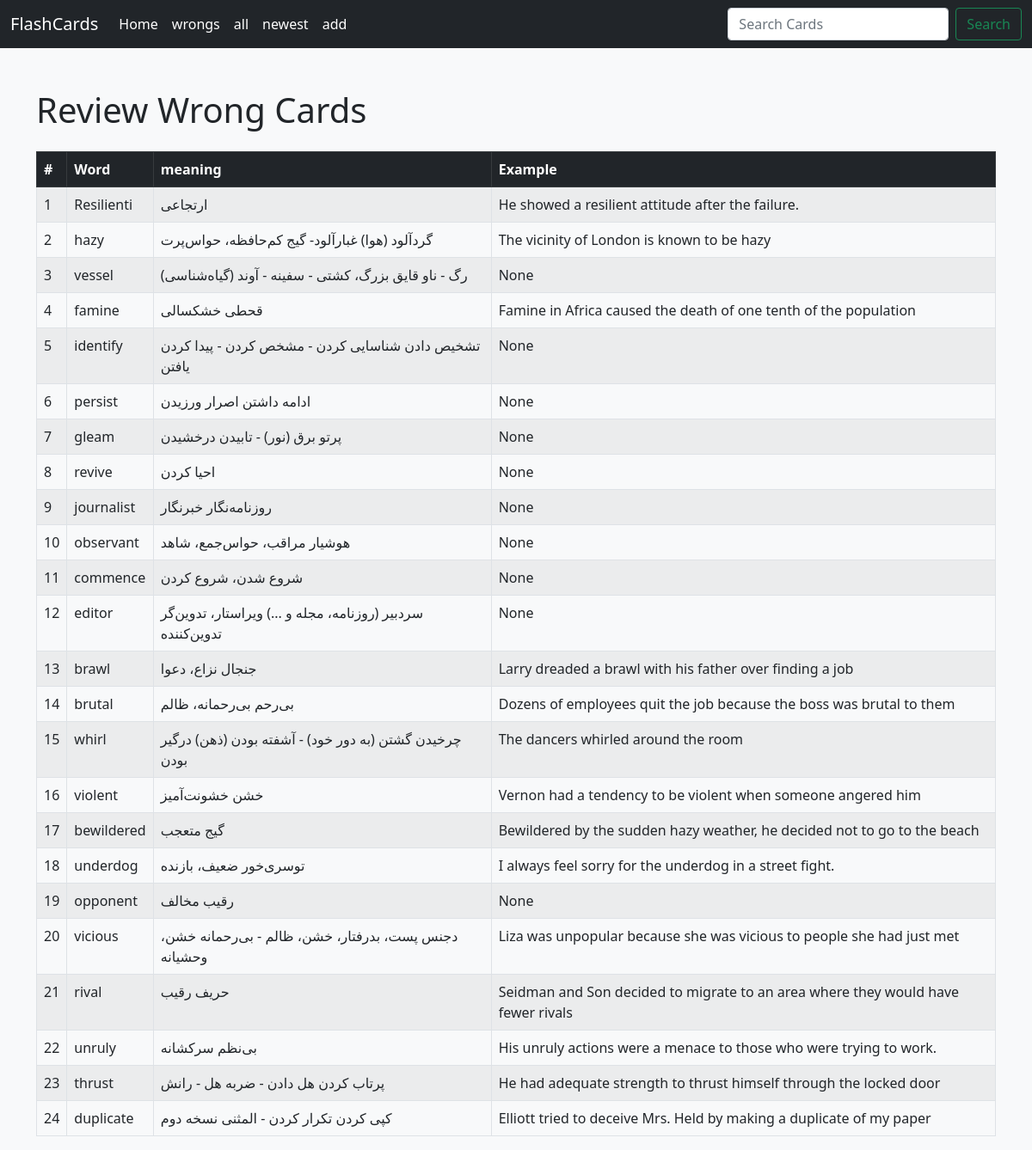
The app's page /cardswrong/ with its own data.
### home/models.py (models this page shows, shortened)
class FlashCard(models.Model):
    word = models.CharField(max_length=512)
    meaning = models.CharField(max_length=512)
    example = models.CharField(max_length=1024, null=True, blank=True)
    rate = models.SmallIntegerField(default=0)
    last_reply = models.BooleanField(default=False)
    created_at = models.DateTimeField(auto_now_add=True)
    next_review_date = models.DateField()

### home/views.py (the view)
# urls.py: path("cardswrong/" ,CardsWrongView.as_view(),name="cardswrong"),
class CardsWrongView(View):
    def get(self, request):
        title = "wrong Cards"
        cards = FlashCard.objects.filter(last_reply=False)
        return render(
            request, "home/cards_wrong.html", {"cards": cards, "title": title}
        )

### home/templates/home/cards_wrong.html
{% extends 'base.html' %}
{% block content %}
  <h1 class="mb-4">Review Wrong Cards</h1>
  {% if cards %}
    <table class="table table-bordered table-striped">
      <thead class="table-dark">
        <tr>
          <th>#</th>
          <th>Word</th>
          <th>meaning</th>
          <th>Example</th>
        </tr>
      </thead>
      <tbody>
        {% for card in cards %}
          <tr>
            <td>{{ forloop.counter }}</td>
            <td>{{ card.word }}</td>
            <td>{{ card.meaning }}</td>
            <td>{{ card.example }}</td>
          </tr>
        {% endfor %}
      </tbody>
    </table>
  {% else %}
    <div class="alert alert-warning" role="alert">No cards available.</div>
  {% endif %}
{% endblock %}

### records on screen
FlashCard: word "Resilienti", meaning "ارتجاعی", example "He showed a resilient attitude after the failure."
FlashCard: word "hazy", meaning "گردآلود (هوا) غبارآلود- گیج کم‌حافظه، حواس‌پرت", example "The vicinity of London is known to be hazy"
FlashCard: word "vessel", meaning "رگ - ناو قایق بزرگ، کشتی - سفینه - آوند (گیاه‌شناسی)", example "None"
FlashCard: word "famine", meaning "قحطی خشکسالی", example "Famine in Africa caused the death of one tenth of the population"
FlashCard: word "identify", meaning "تشخیص دادن شناسایی کردن - مشخص کردن - پیدا کردن یافتن", example "None"
FlashCard: word "persist", meaning "ادامه داشتن اصرار ورزیدن", example "None"
FlashCard: word "gleam", meaning "پرتو برق (نور) - تابیدن درخشیدن", example "None"
FlashCard: word "revive", meaning "احیا کردن", example "None"
FlashCard: word "journalist", meaning "روزنامه‌نگار خبرنگار", example "None"
FlashCard: word "observant", meaning "هوشیار مراقب، حواس‌جمع، شاهد", example "None"
FlashCard: word "commence", meaning "شروع شدن، شروع کردن", example "None"
FlashCard: word "editor", meaning "سردبیر (روزنامه، مجله و ...) ویراستار، تدوین‌گر تدوین‌کننده", example "None"
FlashCard: word "brawl", meaning "جنجال نزاع، دعوا", example "Larry dreaded a brawl with his father over finding a job"
FlashCard: word "brutal", meaning "بی‌رحم بی‌رحمانه، ظالم", example "Dozens of employees quit the job because the boss was brutal to them"
FlashCard: word "whirl", meaning "چرخیدن گشتن (به دور خود) - آشفته بودن (ذهن) درگیر بودن", example "The dancers whirled around the room"
FlashCard: word "violent", meaning "خشن خشونت‌آمیز", example "Vernon had a tendency to be violent when someone angered him"
FlashCard: word "bewildered", meaning "گیج متعجب", example "Bewildered by the sudden hazy weather, he decided not to go to the beach"
FlashCard: word "underdog", meaning "توسری‌خور ضعیف، بازنده", example "I always feel sorry for the underdog in a street fight."
FlashCard: word "opponent", meaning "رقیب مخالف", example "None"
FlashCard: word "vicious", meaning "دجنس پست، بدرفتار، خشن، ظالم - بی‌رحمانه خشن، وحشیانه", example "Liza was unpopular because she was vicious to people she had just met"
FlashCard: word "rival", meaning "حریف رقیب", example "Seidman and Son decided to migrate to an area where they would have fewer rivals"
FlashCard: word "unruly", meaning "بی‌نظم سرکشانه", example "His unruly actions were a menace to those who were trying to work."
FlashCard: word "thrust", meaning "پرتاب کردن هل دادن - ضربه هل - رانش", example "He had adequate strength to thrust himself through the locked door"
FlashCard: word "duplicate", meaning "کپی کردن تکرار کردن - المثنی نسخه دوم", example "Elliott tried to deceive Mrs. Held by making a duplicate of my paper"
